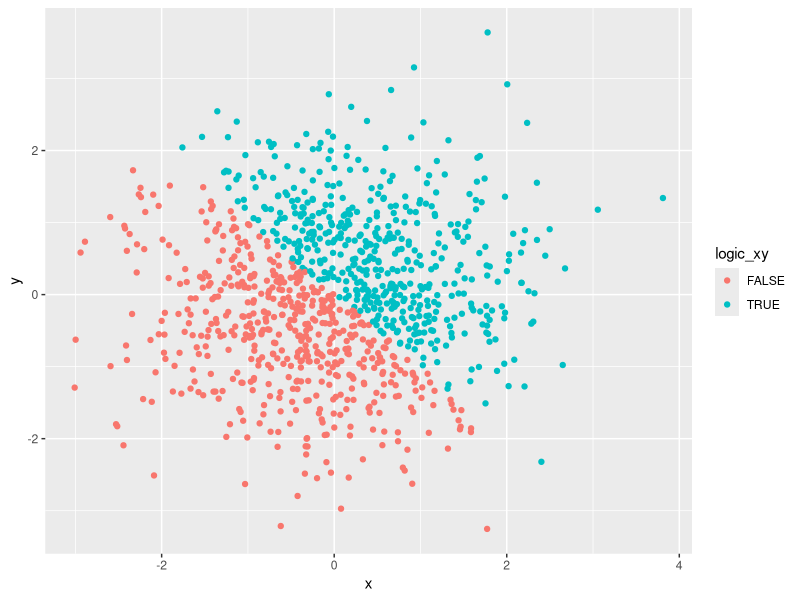
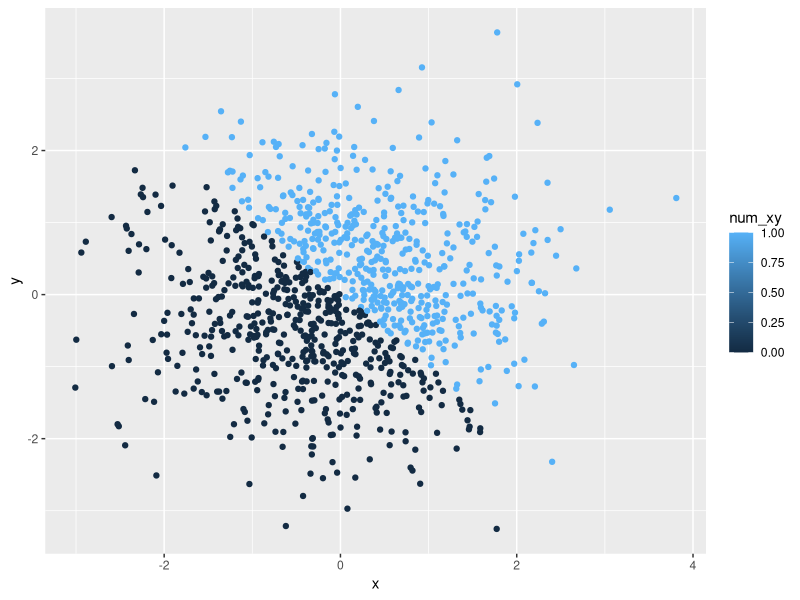
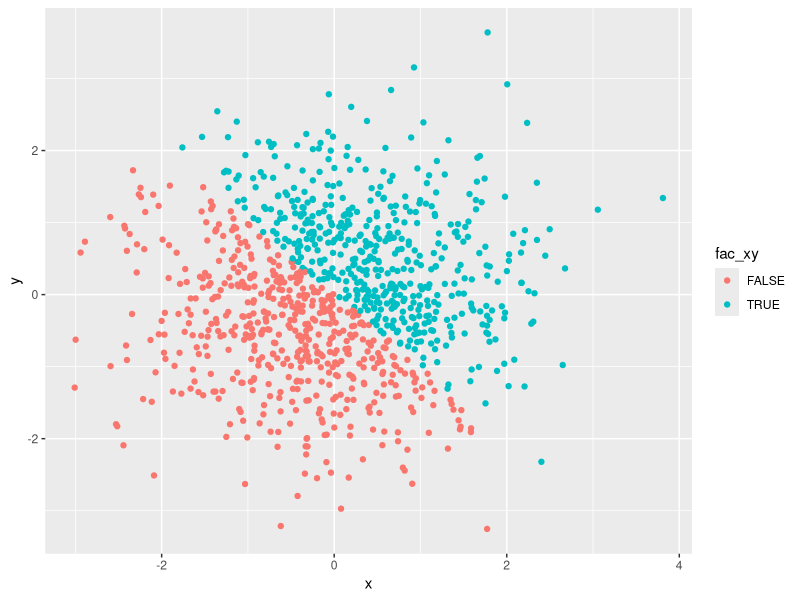
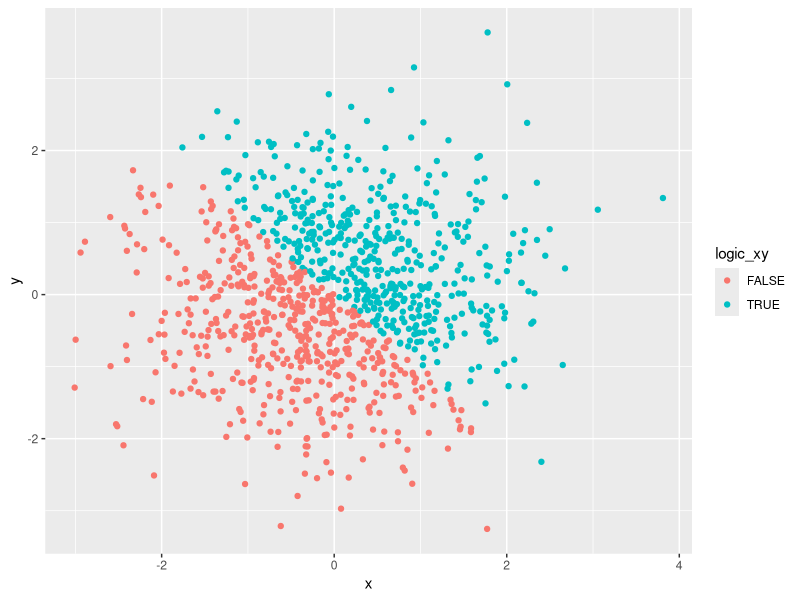

Here is the R script that generated these plots, in order:
## ---- chunk 1
library (tidyverse)

set.seed(1)

prob1_df = tibble(
  rand_samp = runif(10, min = 0, max = 5),
  vector_logical = rand_samp > 2,
  vector_char = c('Hi', 'my', 'name', 'is', 'Sunny', 'and', 'I', 'love', 'chicken', 'wings'),
  vector_factor = factor(c('male', 'male', 'male', 'male', 'male', 'female', 'female', 'female', 'female', 'female'))
)

## ---- chunk 2
class(prob1_df$vector_logical)
class(prob1_df$vector_char)
class(prob1_df$vector_factor)
## ---- chunk 3
as.numeric(as.factor(prob1_df[["vector_char"]]))

as.numeric(as.character(prob1_df[["vector_factor"]]))
## ---- chunk 4
set.seed (1)

prob2_df = tibble(
  x = rnorm (1000, mean = 0, sd = 1),
  y = rnorm (1000, mean = 0, sd = 1),
  logic_xy = (x + y > 0)
  #num_xy = as.numeric(prob2_df[["logic_xy"]]),
  #fac_xy = as.factor(prob2_df[["logic_xy"]])
)

prob2_df$num_xy = as.numeric(prob2_df[["logic_xy"]])
prob2_df$fac_xy = as.factor(prob2_df[["logic_xy"]])
## ---- chunk 5
library(ggplot2)
color_xy = ggplot(prob2_df, aes(x = x, y = y, color= logic_xy)) + geom_point()
color_xy

## ---- chunk 6
color_numeric = ggplot(prob2_df, aes(x = x, y = y, color= num_xy)) + geom_point()
color_numeric
color_factor = ggplot(prob2_df, aes(x = x, y = y, color= fac_xy)) + geom_point()
color_factor
## ---- chunk 7
ggsave("scatter_plot.pdf", plot = color_xy)
